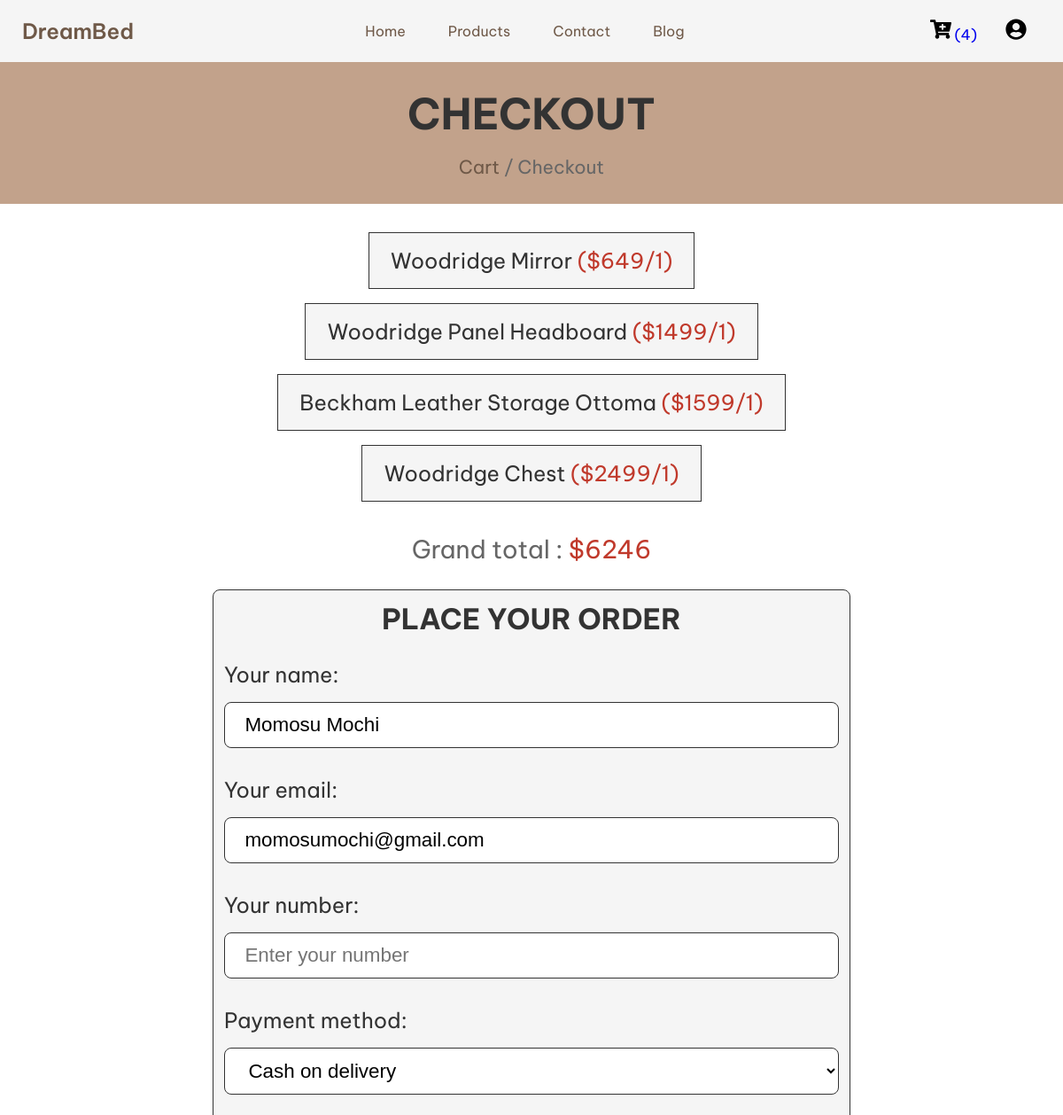
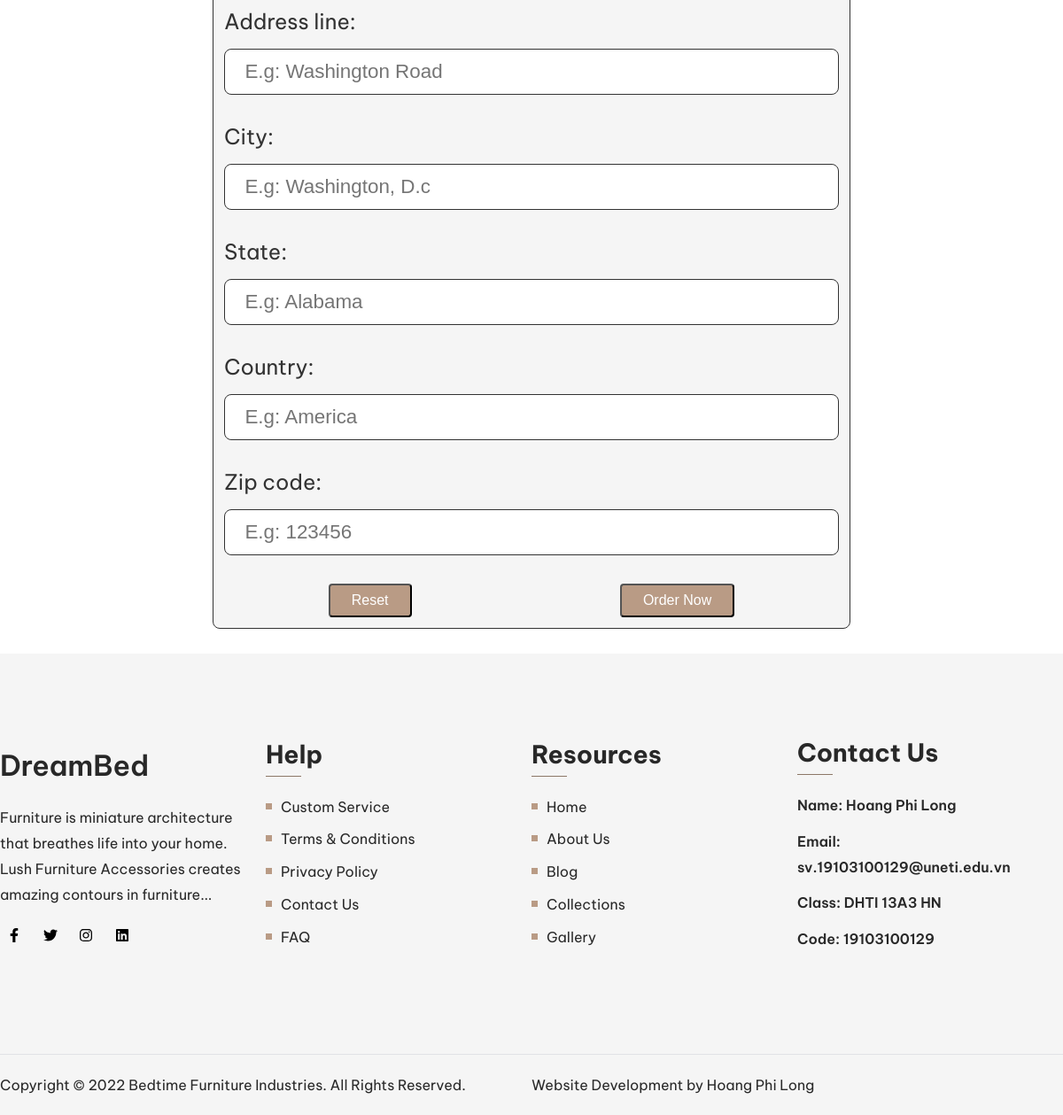
The page /checkout.php (signed in) on the database its author committed (2 pictures, top to bottom).
### tables this page shows
CREATE TABLE `cart` (
  `id` int(2) NOT NULL,
  `user_id` int(2) NOT NULL,
  `name` varchar(30) NOT NULL,
  `price` int(5) NOT NULL,
  `quantity` int(2) NOT NULL,
  `image` varchar(16) NOT NULL
);

CREATE TABLE `users` (
  `id` int(2) NOT NULL,
  `name` varchar(30) NOT NULL,
  `email` varchar(30) NOT NULL,
  `password` varchar(36) NOT NULL,
  `user_type` varchar(10) NOT NULL DEFAULT 'user'
);

### checkout.php (the view, shortened to what this page needs)
<?php
include 'config.php';
?>
<!DOCTYPE html>
<html lang="en">
<head>
   <link rel="stylesheet" href="https://cdnjs.cloudflare.com/ajax/libs/font-awesome/6.0.0/css/all.min.css">
   <link rel="stylesheet" href="css/style.css" />
   <link rel="stylesheet" href="css/base.css" />
</head>
<body>
   <?php include 'components/navbar.php'; ?>
   <div class="heading">
      <h3>Checkout</h3>
      <p> <a href="cart.php">Cart</a> / Checkout </p>
   </div>
   <section class="display-order">
      <?php
      $grand_total = 0;
      $select_cart = mysqli_query($conn, "SELECT * FROM `cart` WHERE user_id = '$user_id'") or die('query failed');
      if (mysqli_num_rows($select_cart) > 0) {
         while ($fetch_cart = mysqli_fetch_assoc($select_cart)) {
            $total_price = ($fetch_cart['price'] * $fetch_cart['quantity']);
            $grand_total += $total_price;
      ?>
            <p> <?php echo $fetch_cart['name']; ?> <span>(<?php echo '$' . $fetch_cart['price'] . '/' . $fetch_cart['quantity']; ?>)</span> </p>
      <?php
         }
      } else {
         echo '<p class="empty-2">Thank you for buying!</p>';
      }
      ?>
      <div class="grand-total"> Grand total : <span>$<?php echo $grand_total; ?></span> </div>
   </section>
   <section class="checkout">
      <form action="" method="post">
         <h3>Place your order</h3>
         <div class="flex">
            <?php
            $select_users = mysqli_query($conn, "SELECT * FROM `users` where id = '$user_id' ") or die('query failed');
            if (mysqli_num_rows($select_users) > 0) {
               while ($fetch_users = mysqli_fetch_assoc($select_users)) {
            ?>
                  <div class="inputBox">
                     <span>Your name: </span>
                     <input type="text" name="name" value="<?php echo $fetch_users['name'] ?>" readonly>
                  </div>
                  <div class="inputBox">
                     <span>Your email: </span>
                     <input type="email" name="email" value="<?php echo $fetch_users['email'] ?>" readonly>
                  </div>
            <?php }
            } ?>
            <div class="inputBox">
               <span>Your number: </span>
               <input type="text" name="number" required placeholder="Enter your number">
            </div>
            <div class="inputBox">
               <span>Payment method: </span>
               <select name="method">
                  <option value="cash on delivery">Cash on delivery</option>
               </select>
            </div>
            <div class="inputBox">
               <span>Address line: </span>
               <input type="text" name="street" required placeholder="E.g: Washington Road">
            </div>
            <div class="inputBox">
               <span>City: </span>
               <input type="text" name="city" required placeholder="E.g: Washington, D.c">
            </div>
            <div class="inputBox">
               <span>State: </span>
               <input type="text" name="state" required placeholder="E.g: Alabama">
            </div>
            <div class="inputBox">
               <span>Country: </span>
               <input type="text" name="country" required placeholder="E.g: America">
            </div>
            <div class="inputBox">
               <span>Zip code: </span>
               <input type="text" min="0" name="pin_code" required placeholder="E.g: 123456">
            </div>
         </div>
         <div class="checkout-input">
            <input type="reset" value="Reset" class="btn" name="order_btn">
            <input type="submit" value="Order now" class="btn" name="order_btn">
         </div>
      </form>
   </section>
   <?php include 'components/footer.php'; ?>
</body>
</html>

### css/style.css (style rules this page uses)
.btn, .option-btn, .delete-btn { display: inline-block; margin-top: 16px; padding: 8px; cursor: pointer; color: #fff; background-color: var(--secondary); font-size: 16px; border-radius: 4px; text-transform: capitalize; }
.btn { padding: 8px 24px !important; }
.heading { min-height: 20vh; display: flex; flex-flow: column; align-items: center; justify-content: center; gap: 1rem; background-color: #c2a28b; text-align: center; }
.heading h3 { font-size: 3rem; color: var(--black); text-transform: uppercase; }
.heading p { font-size: 1.3rem; color: var(--light-color); }
.heading p a { color: var(--primary); }
.display-order { padding-top: 24px; width: 1200px; max-width: 70%; margin: 0 auto; text-align: center; padding-bottom: 0; }
.display-order p { background-color: var(--light-bg); color: var(--black); font-size: 24px; padding: 1rem 1.5rem; border: var(--border); display: inline-block; margin: 0.5rem; }
.display-order p span { color: var(--red); }
.display-order .grand-total { margin-top: 28px; font-size: 28px; color: var(--light-color); margin-bottom: 28px; }
.display-order .grand-total span { color: var(--red); }
.checkout { padding-bottom: 28px; }
.checkout form { width: 1200px; max-width: 60%; padding: 12px; margin: 0 auto; border: var(--border); background-color: var(--light-bg); border-radius: 0.5rem; }
.checkout form h3 { text-align: center; margin-bottom: 28px; color: var(--black); text-transform: uppercase; font-size: 32px; }
.checkout form .flex { display: flex; flex-wrap: wrap; gap: 16px; }
.checkout form .flex .inputBox { flex: 1 1 40rem; }
.checkout form .flex span { font-size: 24px; color: var(--black); }
.checkout form .flex select, .checkout form .flex input { border: var(--border); width: 100%; border-radius: 0.5rem; width: 100%; background-color: var(--white); padding: 12px 1.4rem; font-size: 1.4rem; margin: 1rem 0; }
.checkout-input { display: flex; justify-content: space-around; }

### css/base.css (style rules this page uses)
:root { --primary: #6f5948; --secondary: #b99b85; --red:#c0392b; --black:#333; --white:#fff; --light-color:#666; --light-white:#ccc; --light-bg:#f5f5f5; --border:.1rem solid var(--black); --box-shadow:0 .5rem 1rem rgba(0,0,0,.1); }
* { padding: 0; margin: 0; box-sizing: border-box; }
html { font-family: "Be Vietnam Pro", sans-serif; font-size: 16px; scroll-behavior: smooth; }
a { text-decoration: none; }

### rows shown on the page
cart: name "Woodridge Mirror", price "649", quantity "1"
cart: name "Woodridge Panel Headboard", price "1499", quantity "1"
cart: name "Beckham Leather Storage Ottoma", price "1599", quantity "1"
cart: name "Woodridge Chest", price "2499", quantity "1"
users: name "Momosu Mochi", email "momosumochi@gmail.com"

### other values the page prints
$count "4"
$grand_total "6246"
